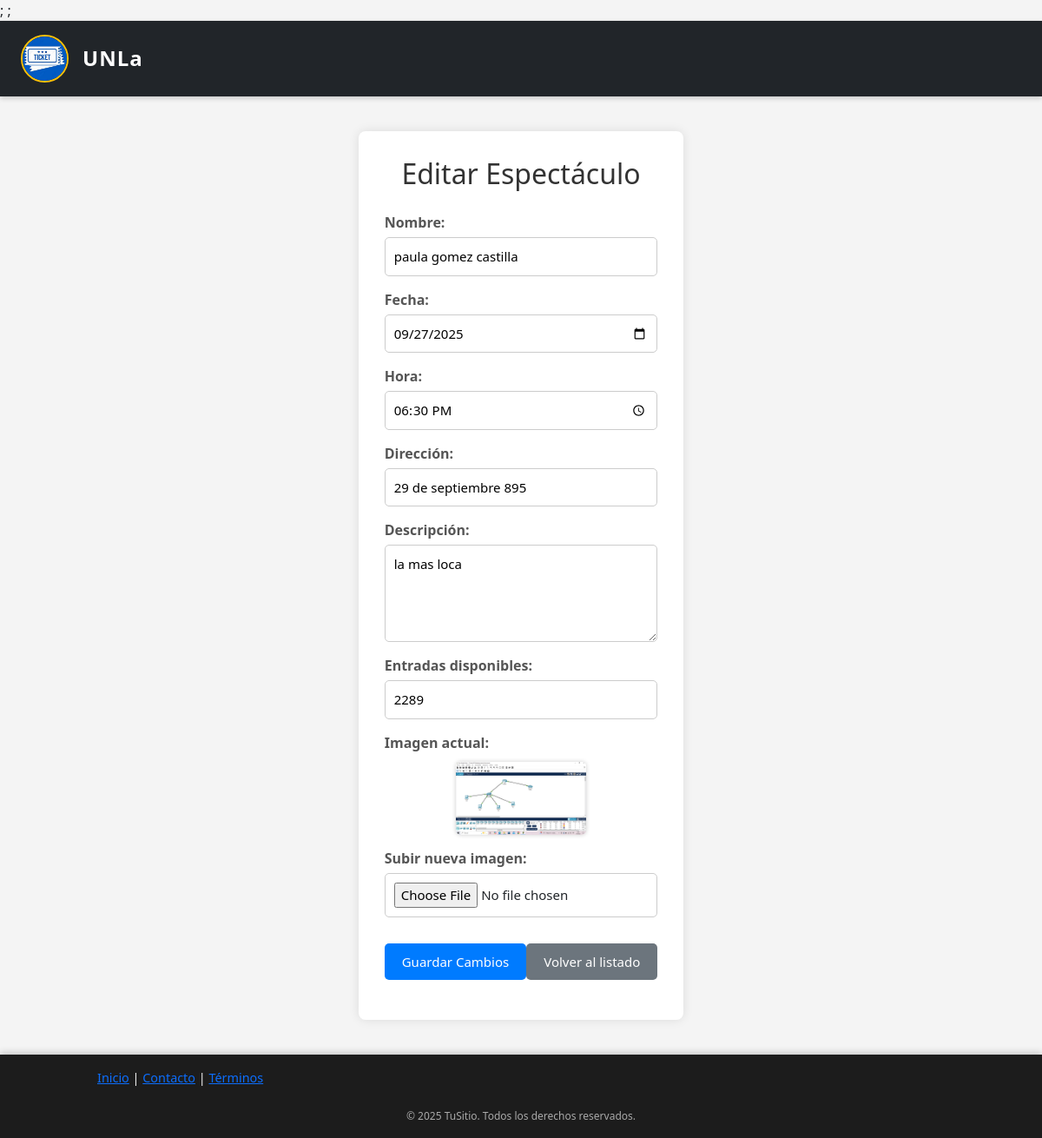
Screenshot of /index.php/espectaculos/editar/1 with the database file from the repository.
### tables this page shows
CREATE TABLE `espectaculos` (
  `id_espectaculo` int(11) NOT NULL,
  `nombre` varchar(51) NOT NULL,
  `descripcion` varchar(51) NOT NULL,
  `disponibles` int(11) NOT NULL,
  `precio` decimal(10,2) NOT NULL,
  `direccion` varchar(51) NOT NULL,
  `fecha` date NOT NULL,
  `hora` time NOT NULL,
  `imagen` varchar(225) NOT NULL
);

### application/models/Espectaculo_modelo.php (called while the page is built, shortened)
<?php
class Espectaculo_modelo extends CI_Model
{
    public function obtener_espectaculo_por_id($id)
    {
        return $this->db->get_where('espectaculos', ['id_espectaculo' => $id])->row_array();
    }
}
?>;

### application/controllers/Espectaculos.php (called while the page is built, shortened)
<?php
class Espectaculos extends CI_Controller
{
    public function __construct()
    {
        $this->load->model('Usuario_modelo');
        $this->load->model('Espectaculo_modelo');
        $this->load->model('Reserva_modelo');
        $this->load->model('Venta_modelo');
        $this->load->helper('url');
        $this->load->helper('form');
        $this->load->library('session');
        $this->load->library('upload');
        $this->load->library('form_validation');
    }
    private function cargar_vista($vista, $data = [])
    {
        $this->load->view('vista_comienzo_2');
        $this->load->view($vista, $data);
        $this->load->view('footer');
    }
    public function editar($id)
    {
        $data['espectaculo'] = $this->Espectaculo_modelo->obtener_espectaculo_por_id($id);
        if ($data['espectaculo'])
        {
            $this->cargar_vista('espectaculos/editar_espectaculo', $data);
        }
    }
}
?>

### index.php (called while the page is built, shortened)
<?php
require_once BASEPATH.'core/CodeIgniter.php';

### application/views/espectaculos/editar_espectaculo.php (the view, shortened to what this page needs)
<!DOCTYPE html>
<html lang="es">
<head>
    <link rel="stylesheet" href="<?= base_url('activos/css/espectaculos/editar_espectaculo.css') ?>">
</head>
<body>
<main class="main-content">
    <h2 class="titulo">Editar Espectáculo</h2>
    <form action="<?= site_url('espectaculos/actualizar'); ?>" method="post" enctype="multipart/form-data">
        <label for="nombre">Nombre:</label>
        <input type="text" name="nombre" value="<?= set_value('nombre', $espectaculo['nombre']); ?>" required>
        <label for="fecha">Fecha:</label>
        <input type="date" name="fecha" value="<?= set_value('fecha', $espectaculo['fecha']); ?>" required>
        <label for="hora">Hora:</label>
        <input type="time" name="hora" value="<?= set_value('hora', $espectaculo['hora']); ?>" required>
        <label for="direccion">Dirección:</label>
        <input type="text" name="direccion" value="<?= set_value('direccion', $espectaculo['direccion']); ?>" required>
        <label for="descripcion">Descripción:</label>
        <textarea name="descripcion" rows="4" required><?= set_value('descripcion', $espectaculo['descripcion']); ?></textarea>
        <label for="disponibles">Entradas disponibles:</label>
        <input type="number" name="disponibles" value="<?= set_value('disponibles', $espectaculo['disponibles']); ?>" required>
        <label for="imagen">Imagen actual:</label>
        <?php if (!empty($espectaculo['imagen'])) : ?>
            <div class="imagen-actual">
                <img src="<?= base_url('activos/imagenes/' . $espectaculo['imagen']); ?>" alt="Imagen actual del espectáculo" width="150">
            </div>
        <?php else : ?>
            <p>No hay imagen cargada actualmente.</p>
        <?php endif; ?>
        <label for="imagen">Subir nueva imagen:</label>
        <input type="file" name="imagen" accept="image/*">
        <div class="botones-finales">
            <button type="submit" class="boton-editar">Guardar Cambios</button>
            <a href="<?= site_url('administrador'); ?>" class="boton-volver">Volver al listado</a>
        </div>
    </form>
</main>
</body>
</html>

### activos/css/vista_comienzo_2.css (style rules this page uses)
body { font-family: 'Segoe UI', Tahoma, Geneva, Verdana, sans-serif; background-color: #f8f9fa; margin: 0; padding: 0; }

### activos/css/espectaculos/editar_espectaculo.css (style rules this page uses)
body { font-family: 'Segoe UI', Tahoma, Geneva, Verdana, sans-serif; background-color: #f4f4f4; margin: 0; padding: 0; }
.main-content { max-width: 700px; margin: 40px auto; background-color: #ffffff; padding: 30px; border-radius: 8px; box-shadow: 0 0 12px rgba(0, 0, 0, 0.1); }
.titulo { text-align: center; color: #333; margin-bottom: 25px; }
form label { display: block; margin-top: 15px; font-weight: bold; color: #555; }
form input[type="text"], form input[type="date"], form input[type="time"], form input[type="number"], form input[type="file"], form textarea { width: 100%; padding: 10px; margin-top: 5px; border: 1px solid #ccc; border-radius: 5px; box-sizing: border-box; font-size: 15px; transition: border-color 0.3s ease, box-shadow 0.3s ease; }
form textarea { resize: vertical; }
.imagen-actual { margin-top: 10px; margin-bottom: 10px; text-align: center; }
.imagen-actual img { border-radius: 5px; box-shadow: 0 0 5px rgba(0,0,0,0.2); max-width: 100%; height: auto; }
.botones-finales { display: flex; justify-content: space-between; margin-top: 30px; }
.boton-editar, .boton-volver { background-color: #007bff; color: white; padding: 10px 20px; text-decoration: none; border: none; border-radius: 5px; font-size: 15px; cursor: pointer; transition: background-color 0.3s ease, transform 0.2s ease; }
.boton-volver { background-color: #6c757d; }

### activos/css/footer.css (style rules this page uses)
body { display: flex; flex-direction: column; min-height: 100vh; margin: 0; }
main { flex: 1; }

### rows the page displays
espectaculos: nombre "paula gomez castilla", fecha "09/27/2025", hora "18:30:00", direccion "29 de septiembre 895", descripcion "la mas loca", disponibles "2289", imagen (picture)
